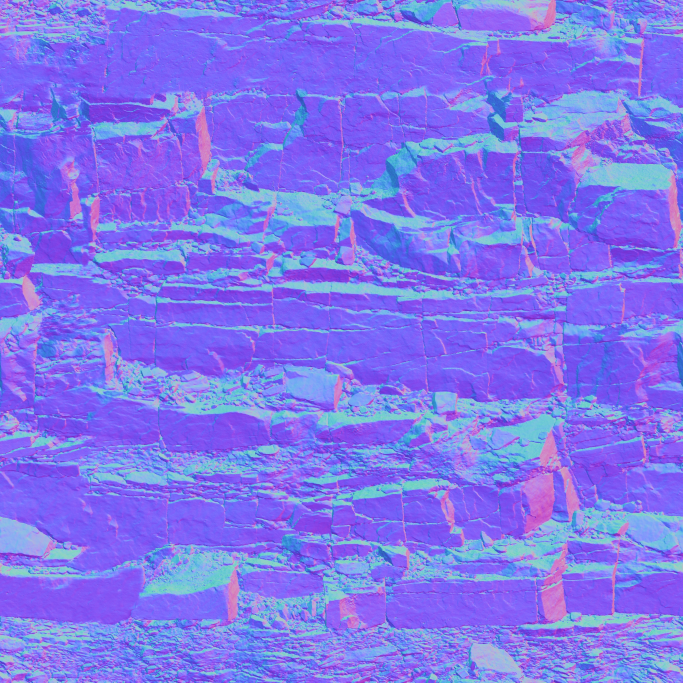
#> input picture assets/source/polyhaven/titanium/cliff_side_nor_gl_2k.jpg, 2048 x 2048 px, given in place of aerial_ground_rock.jpg, which was not available (shown at 1/3 size)
$ python prepare_biome_scree.py
#> lines starting #> are read from the running program, lines starting #| are printed output that depends on the picture; pictures that were not available may be replaced by others from this repository, and a replacement may not be noted
"""Prepare matched scanned scree and weathered rock surfaces for the terrain study."""
from pathlib import Path
import hashlib
import json
import subprocess
from PIL import Image, ImageStat

ROOT = Path(__file__).resolve().parents[2]
WORK = ROOT / 'art/workbench/terrain-composite/textures'
SOURCE = ROOT / 'art/workbench/terrain-directions/textures/aerial_ground_rock.jpg'
NORMAL = WORK / 'aerial_ground_rock_nor_gl_1k.jpg'
NORMAL_URL = 'https://dl.polyhaven.org/file/ph-assets/Textures/jpg/1k/aerial_ground_rock/aerial_ground_rock_nor_gl_1k.jpg'
ROCK_SOURCE = ROOT / 'art/workbench/terrain-composite/basalt-source'
ROCK_MAPS = {
    'diff': '657add9e8a8dffaeed19bdfc58078b59',
    'nor_gl': '279b33e71ae6275cafa24e6597024c98',
    'rough': '8895a8b199487fd6cfeed2fed1fb39b4',
}


def grade(source, target, mean, contrast, chroma):
#> called with mean = (132, 92, 58), contrast = 0.92, chroma = 0.38
    image = Image.open(source).convert('RGB')
#> image is the input picture: PIL image 2048x2048 RGB; mean R, G, B 128, 118.4, 237
    averages = ImageStat.Stat(image).mean
#> averages = [128, 118.4, 237]
    weights = (.2126, .7152, .0722)
    luminance = sum(a * b for a, b in zip(averages, weights))
#> luminance = 129
    matrix = []
    for channel in range(3):
        matrix.extend((contrast-chroma)*weights[i]+(chroma if i == channel else 0) for i in range(3))
        matrix.append(mean[channel]-contrast*luminance-chroma*(averages[channel]-luminance))
#> after the loop, matrix = [0.495, 0.386, 0.039, 13.72, 0.115, 0.766, 0.039, -22.63, 0.115, 0.386, 0.419, -101.7]
    image.convert('RGB', tuple(matrix)).save(target, 'WEBP', quality=94, method=6)
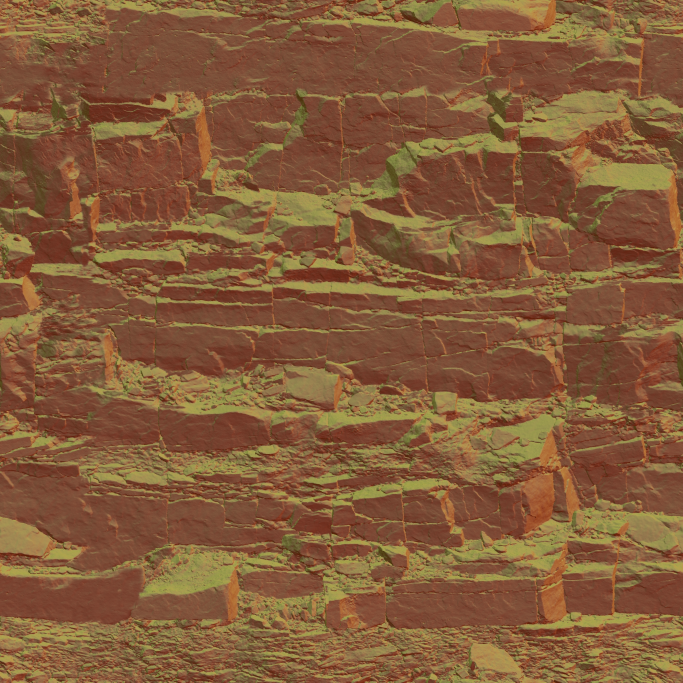
#> saved as oxide-scree-color.webp: PIL image 2048x2048 RGB (shown at 1/3 size); mean R, G, B 132, 92, 58


if not NORMAL.exists():
    subprocess.run(['curl', '-fLsS', NORMAL_URL, '-o', str(NORMAL)], check=True)
grade(SOURCE, WORK/'oxide-scree-color.webp', (132, 92, 58), .92, .38)
Image.open(NORMAL).save(WORK/'oxide-scree-normal.webp', 'WEBP', quality=96, method=6)
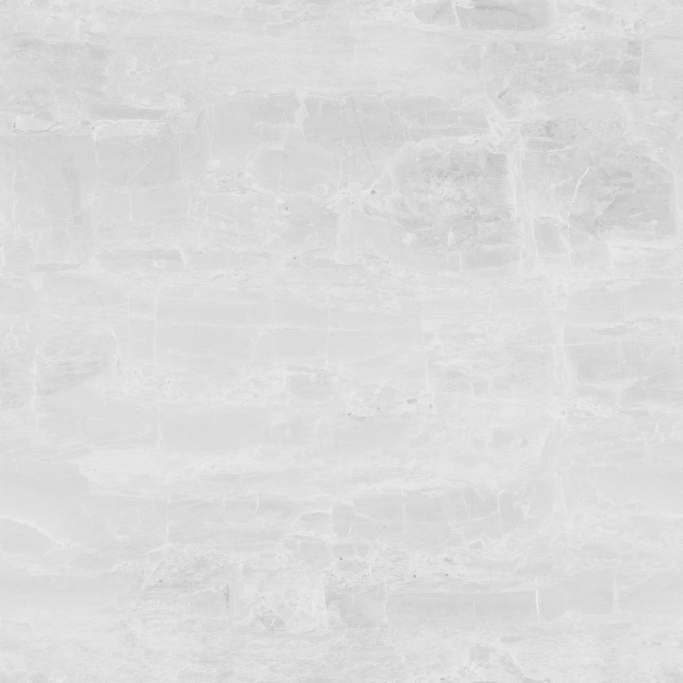
#> input picture assets/source/polyhaven/titanium/cliff_side_rough_2k.jpg, 2048 x 2048 px, given in place of aerial_ground_rock_nor_gl_1k.jpg, which was not available (shown at 1/3 size)
cliff = WORK/'cliff_side_diff_2k.jpg'
# Keep the scan's colored strata, with less saturated orange between the dark
# exposed faces and the sunlit weathered shoulders.
grade(cliff, WORK/'oxide-cliff-color.webp', (117, 81, 55), .94, .74)
#> call 2 of grade, with mean = (117, 81, 55), contrast = 0.94, chroma = 0.74
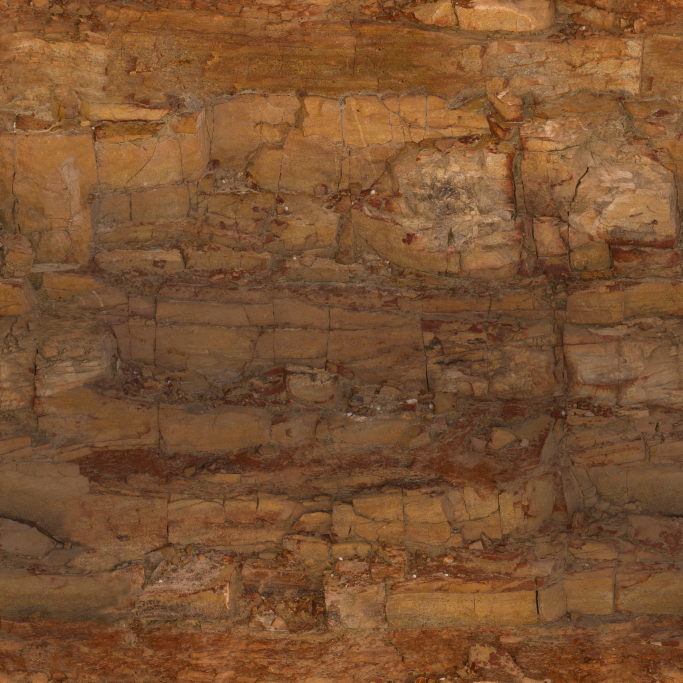
#> input picture assets/source/polyhaven/titanium/cliff_side_diff_2k.jpg, 2048 x 2048 px, found by its file name (shown at 1/3 size)
#> in grade, image is the input picture: PIL image 2048x2048 RGB; mean R, G, B 123.9, 82.5, 49.4
#> in grade (call 2), `averages = ImageStat.Stat(image).mean`: averages = [123.9, 82.51, 49.37]
#> in grade (call 2), `luminance = sum(a * b for a, b in zip(averages, weights))`: luminance = 88.91
#> after the loop in grade (call 2), `for channel in range(3):`: matrix = [0.783, 0.143, 0.0144, 7.54, 0.0425, 0.883, 0.0144, 2.16, 0.0425, 0.143, 0.754, 0.683]
# Cliff Side supplies steep faces. This nondirectional scan supplies caprock
# fractures so cliff strata do not fold across upward-facing surfaces.
rock_maps = {}
ROCK_SOURCE.mkdir(parents=True, exist_ok=True)
for suffix, expected_md5 in ROCK_MAPS.items():
    name = f'rock_face_03_{suffix}_2k.jpg'
    path = ROCK_SOURCE / name
    url = f'https://dl.polyhaven.org/file/ph-assets/Textures/jpg/2k/rock_face_03/{name}'
    if not path.exists():
#> (the run stopped early here; a loop or call above may not have finished)
